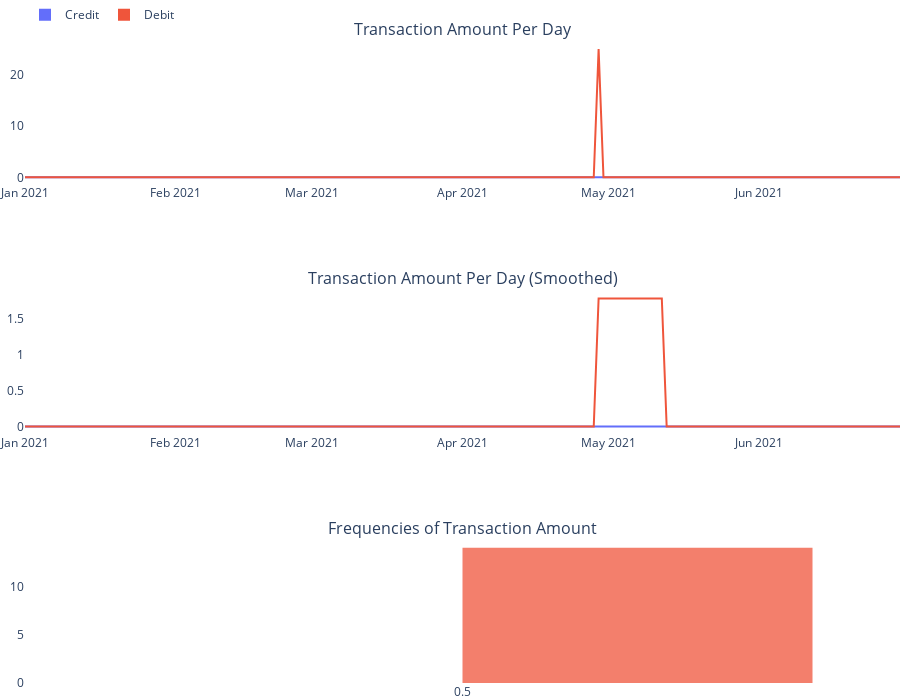

This figure's notebook cell:
### Code cell
fig.update_layout(
    margin=dict(l=0, r=0, t=0, b=0),
    paper_bgcolor='rgba(0,0,0,0)',
    plot_bgcolor='rgba(0,0,0,0)',
    legend=dict(
        orientation="h",
        yanchor="bottom",
        y=1.02,
        xanchor="left",
        x=0
    ),
    height=700
)

### Figure 1 — Plotly figure (JSON) as saved in the notebook; plotly's stock layout.template omitted (floating-point values rounded to 4 significant figures; data arrays with more than 128 entries replaced by an {"elided": "..."} marker saying what was removed)
{"data": [{"hovertemplate": "type=Credit<br>day=%{x}<br>value=%{y}<extra></extra>", "legendgroup": "Credit", "line": {"color": "#636efa", "dash": "solid"}, "mode": "lines", "name": "Credit", "orientation": "v", "showlegend": false, "type": "scatter", "x": {"elided": "181 str values"}, "xaxis": "x", "y": {"elided": "181 int values"}, "yaxis": "y"}, {"hovertemplate": "type=Debit<br>day=%{x}<br>value=%{y}<extra></extra>", "legendgroup": "Debit", "line": {"color": "#EF553B", "dash": "solid"}, "mode": "lines", "name": "Debit", "orientation": "v", "showlegend": false, "type": "scatter", "x": {"elided": "181 str values"}, "xaxis": "x", "y": {"elided": "181 int values"}, "yaxis": "y"}, {"hovertemplate": "type=Credit<br>date=%{x}<br>value=%{y}<extra></extra>", "legendgroup": "Credit", "line": {"color": "#636efa", "dash": "solid"}, "mode": "lines", "name": "Credit", "orientation": "v", "showlegend": false, "type": "scatter", "x": {"elided": "181 str values"}, "xaxis": "x2", "y": {"elided": "181 int values"}, "yaxis": "y2"}, {"hovertemplate": "type=Debit<br>date=%{x}<br>value=%{y}<extra></extra>", "legendgroup": "Debit", "line": {"color": "#EF553B", "dash": "solid"}, "mode": "lines", "name": "Debit", "orientation": "v", "showlegend": false, "type": "scatter", "x": {"elided": "181 str values"}, "xaxis": "x2", "y": {"elided": "181 float values"}, "yaxis": "y2"}, {"alignmentgroup": "True", "bingroup": "x", "hovertemplate": "type=Credit<br>value=%{x}<br>count=%{y}<extra></extra>", "legendgroup": "Credit", "marker": {"color": "#636efa", "opacity": 0.75, "pattern": {"shape": ""}}, "name": "Credit", "nbinsx": 30, "offsetgroup": "Credit", "orientation": "v", "showlegend": true, "type": "histogram", "x": {"elided": "181 null values"}, "xaxis": "x3", "yaxis": "y3"}, {"alignmentgroup": "True", "bingroup": "x", "hovertemplate": "type=Debit<br>value=%{x}<br>count=%{y}<extra></extra>", "legendgroup": "Debit", "marker": {"color": "#EF553B", "opacity": 0.75, "pattern": {"shape": ""}}, "name": "Debit", "nbinsx": 30, "offsetgroup": "Debit", "orientation": "v", "showlegend": true, "type": "histogram", "x": {"elided": "181 float values"}, "xaxis": "x3", "yaxis": "y3"}], "layout": {"annotations": [{"font": {"size": 16}, "showarrow": false, "text": "Transaction Amount Per Day", "x": 0.5, "xanchor": "center", "xref": "paper", "y": 1, "yanchor": "bottom", "yref": "paper"}, {"font": {"size": 16}, "showarrow": false, "text": "Transaction Amount Per Day (Smoothed)", "x": 0.5, "xanchor": "center", "xref": "paper", "y": 0.6111, "yanchor": "bottom", "yref": "paper"}, {"font": {"size": 16}, "showarrow": false, "text": "Frequencies of Transaction Amount", "x": 0.5, "xanchor": "center", "xref": "paper", "y": 0.2222, "yanchor": "bottom", "yref": "paper"}], "height": 700, "legend": {"orientation": "h", "x": 0, "xanchor": "left", "y": 1.02, "yanchor": "bottom"}, "margin": {"b": 0, "l": 0, "r": 0, "t": 0}, "paper_bgcolor": "rgba(0,0,0,0)", "plot_bgcolor": "rgba(0,0,0,0)", "xaxis": {"anchor": "y", "domain": [0, 1]}, "xaxis2": {"anchor": "y2", "domain": [0, 1]}, "xaxis3": {"anchor": "y3", "domain": [0, 1]}, "yaxis": {"anchor": "x", "domain": [0.7778, 1]}, "yaxis2": {"anchor": "x2", "domain": [0.3889, 0.6111]}, "yaxis3": {"anchor": "x3", "domain": [0, 0.2222]}}}
